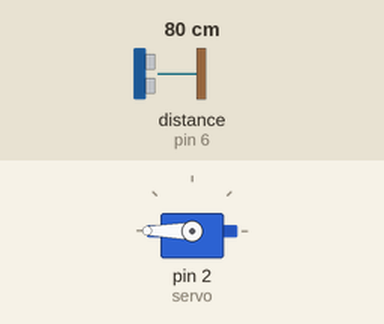
A sketch run on a simulated Arduino Uno, built with avr-gcc and run on an emulated ATmega328P. Parts: servo. Wiring (inferred from the names in the program): ultrasonic range finder: trigger pin 7; echo pin 6. Inputs (shaded band) come from the test bench; at power-on: distance to the obstacle (sensor on pin 6) 80 cm. The echo pulse lasts 58.3 µs per cm; what the sketch prints to the serial monitor is not drawn.

Above: at 2.8 s.
2.9 s: distance to the obstacle (sensor on pin 6) set to 35 cm
7.2 s: distance to the obstacle (sensor on pin 6) set to 27 cm
At 10.8 s:
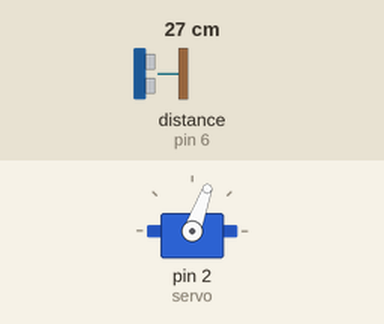
11.5 s: distance to the obstacle (sensor on pin 6) set to 60 cm
At 15.2 s:
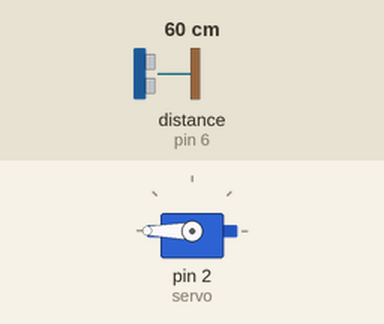
15.5 s: distance to the obstacle (sensor on pin 6) set to 2 cm
At 18.6 s:
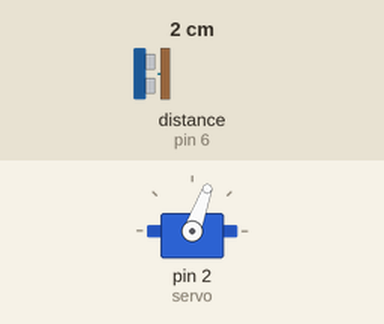
Timing chart, 0 to 20.1 s (numbered marks = the images above; inputs shaded):
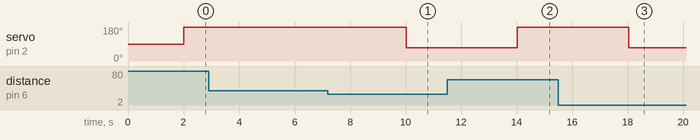

Measured:
- the behaviour switches between 31 and 30 cm on distance to the obstacle (sensor on pin 6) (found by bisection; images 0 and 1)
- after the input at 2.9 s, every drawn part: stays the same
- after the input at 7.2 s, servo on pin 2 (servo): 180° → 70° after 2.8 s
- after the input at 11.5 s, servo on pin 2 (servo): 70° → 180° after 2.5 s
- after the input at 15.5 s, servo on pin 2 (servo): 180° → 70° after 2.5 s

The sketch:

AR2326.ino
```cpp
#include <Servo.h>

Servo servo;

const char trigPin = 7; // trig 7번핀으로 정의
const char echoPin = 6; // echo 6번핀으로 정의
int angle = 0;

void setup(){
  servo.attach(2);
  Serial.begin(9600); //시리얼 통신 속도 설정
  pinMode(trigPin, OUTPUT); // 송신부설정
  pinMode(echoPin, INPUT); // 수신부설정
}
void loop()
{
 long duration, distance;

 digitalWrite(trigPin, LOW);
 digitalWrite(echoPin, LOW);
 delayMicroseconds(2); // 2us 딜레이
 digitalWrite(trigPin, HIGH); // Trig 핀 High
 delayMicroseconds(10); // 10us 딜레이
 digitalWrite(trigPin, LOW); // Trig 핀 LOW

 duration = pulseIn(echoPin, HIGH); // duration에 pulseln 값 저장
 distance = ((float)(340 * duration) / 10000) / 2; // 거리측정 & cm으로 나타내기 위해 1000으로 나눠줌

 Serial.print("거리: ");
 Serial.print(distance); // 거리를 시리얼 모니터에 출력
 Serial.println("cm");

 if ( distance < 30){
  angle = 70;
  Serial.println("문이 열렸습니다.");
  delay(2000);
 }
 else{
  angle = 180;
  Serial.println("문이 닫혔습니다.");
  delay(2000);
 }
  servo.write(angle);
}
```
